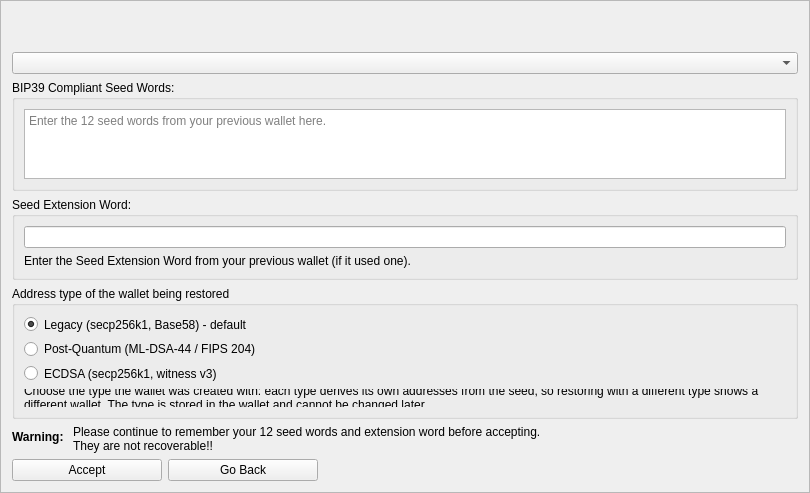
<?xml version="1.0" encoding="UTF-8"?>
<ui version="4.0">
 <class>MnemonicDialog3</class>
 <widget class="QFrame" name="MnemonicDialog3">
  <property name="geometry">
   <rect>
    <x>0</x>
    <y>0</y>
    <width>810</width>
    <height>436</height>
   </rect>
  </property>
  <property name="windowTitle">
   <string>Previous HD Wallet Re-creation</string>
  </property>
  <property name="frameShape">
   <enum>QFrame::StyledPanel</enum>
  </property>
  <property name="frameShadow">
   <enum>QFrame::Raised</enum>
  </property>
  <layout class="QVBoxLayout" name="verticalLayout">
   <item>
    <widget class="QLabel" name="lblHelp">
     <property name="palette">
      <palette>
       <active>
        <colorrole role="WindowText">
         <brush brushstyle="SolidPattern">
          <color alpha="255">
           <red>239</red>
           <green>41</green>
           <blue>41</blue>
          </color>
         </brush>
        </colorrole>
        <colorrole role="Text">
         <brush brushstyle="SolidPattern">
          <color alpha="255">
           <red>239</red>
           <green>41</green>
           <blue>41</blue>
          </color>
         </brush>
        </colorrole>
        <colorrole role="ButtonText">
         <brush brushstyle="SolidPattern">
          <color alpha="255">
           <red>239</red>
           <green>41</green>
           <blue>41</blue>
          </color>
         </brush>
        </colorrole>
       </active>
       <inactive>
        <colorrole role="WindowText">
         <brush brushstyle="SolidPattern">
          <color alpha="255">
           <red>239</red>
           <green>41</green>
           <blue>41</blue>
          </color>
         </brush>
        </colorrole>
        <colorrole role="Text">
         <brush brushstyle="SolidPattern">
          <color alpha="255">
           <red>239</red>
           <green>41</green>
           <blue>41</blue>
          </color>
         </brush>
        </colorrole>
        <colorrole role="ButtonText">
         <brush brushstyle="SolidPattern">
          <color alpha="255">
           <red>239</red>
           <green>41</green>
           <blue>41</blue>
          </color>
         </brush>
        </colorrole>
       </inactive>
       <disabled>
        <colorrole role="WindowText">
         <brush brushstyle="SolidPattern">
          <color alpha="255">
           <red>190</red>
           <green>190</green>
           <blue>190</blue>
          </color>
         </brush>
        </colorrole>
        <colorrole role="Text">
         <brush brushstyle="SolidPattern">
          <color alpha="255">
           <red>190</red>
           <green>190</green>
           <blue>190</blue>
          </color>
         </brush>
        </colorrole>
        <colorrole role="ButtonText">
         <brush brushstyle="SolidPattern">
          <color alpha="255">
           <red>190</red>
           <green>190</green>
           <blue>190</blue>
          </color>
         </brush>
        </colorrole>
       </disabled>
      </palette>
     </property>
     <property name="text">
      <string/>
     </property>
    </widget>
   </item>   
   <item><widget class="QLabel" name="lblWarningJapanese">
     <property name="palette">
      <palette>
       <active>
        <colorrole role="WindowText">
         <brush brushstyle="SolidPattern">
          <color alpha="255">
           <red>239</red>
           <green>41</green>
           <blue>41</blue>
          </color>
         </brush>
        </colorrole>
        <colorrole role="Text">
         <brush brushstyle="SolidPattern">
          <color alpha="255">
           <red>239</red>
           <green>41</green>
           <blue>41</blue>
          </color>
         </brush>
        </colorrole>
        <colorrole role="ButtonText">
         <brush brushstyle="SolidPattern">
          <color alpha="255">
           <red>239</red>
           <green>41</green>
           <blue>41</blue>
          </color>
         </brush>
        </colorrole>
       </active>
       <inactive>
        <colorrole role="WindowText">
         <brush brushstyle="SolidPattern">
          <color alpha="255">
           <red>239</red>
           <green>41</green>
           <blue>41</blue>
          </color>
         </brush>
        </colorrole>
        <colorrole role="Text">
         <brush brushstyle="SolidPattern">
          <color alpha="255">
           <red>239</red>
           <green>41</green>
           <blue>41</blue>
          </color>
         </brush>
        </colorrole>
        <colorrole role="ButtonText">
         <brush brushstyle="SolidPattern">
          <color alpha="255">
           <red>239</red>
           <green>41</green>
           <blue>41</blue>
          </color>
         </brush>
        </colorrole>
       </inactive>
       <disabled>
        <colorrole role="WindowText">
         <brush brushstyle="SolidPattern">
          <color alpha="255">
           <red>190</red>
           <green>190</green>
           <blue>190</blue>
          </color>
         </brush>
        </colorrole>
        <colorrole role="Text">
         <brush brushstyle="SolidPattern">
          <color alpha="255">
           <red>190</red>
           <green>190</green>
           <blue>190</blue>
          </color>
         </brush>
        </colorrole>
        <colorrole role="ButtonText">
         <brush brushstyle="SolidPattern">
          <color alpha="255">
           <red>190</red>
           <green>190</green>
           <blue>190</blue>
          </color>
         </brush>
        </colorrole>
       </disabled>
      </palette>
     </property>
     <property name="text">
      <string/>
     </property>
    </widget>
   </item> 
   <item>     
    <widget class="QComboBox" name="languageSeedWords"/>
   </item>
   <item>
    <widget class="QGroupBox" name="groupBox">
     <property name="title">
      <string>BIP39 Compliant Seed Words:</string>
     </property>
     <layout class="QGridLayout" name="gridLayout_3">
      <item row="0" column="0">
       <widget class="QPlainTextEdit" name="seedwordsEdit">
        <property name="readOnly">
         <bool>false</bool>
        </property>
        <property name="placeholderText">
         <string>Enter the 12 seed words from your previous wallet here.</string>
        </property>
       </widget>
      </item>
     </layout>
    </widget>
   </item>
   <item>
    <spacer name="verticalSpacer">
     <property name="orientation">
      <enum>Qt::Vertical</enum>
     </property>
     <property name="sizeHint" stdset="0">
      <size>
       <width>20</width>
       <height>10</height>
      </size>
     </property>
    </spacer>
   </item>
   <item>
    <widget class="QGroupBox" name="groupBox_2">
     <property name="title">
      <string>Seed Extension Word:</string>
     </property>
     <layout class="QVBoxLayout" name="verticalLayout_2">
      <item>
       <widget class="QLineEdit" name="passphraseEdit">
        <property name="toolTip">
         <string>The Seed Extension Word is like adding a password to your randomly generated seed phrase. If someone finds your written 12 word seed phrase, but you’ve chosen to use a Seed Extension Word, they will not be able to access your wallet.</string>
        </property>
       </widget>
      </item>
      <item>
       <widget class="QLabel" name="passwordLabel">
        <property name="text">
         <string>Enter the Seed Extension Word from your previous wallet (if it used one).</string>
        </property>
       </widget>
      </item>
     </layout>
    </widget>
   </item>
   <item>
    <spacer name="verticalSpacer_4">
     <property name="orientation">
      <enum>Qt::Vertical</enum>
     </property>
     <property name="sizeHint" stdset="0">
      <size>
       <width>20</width>
       <height>40</height>
      </size>
     </property>
    </spacer>
   </item>
   <item>
    <widget class="QGroupBox" name="addressTypeGroup">
     <property name="title">
      <string>Address type of the wallet being restored</string>
     </property>
     <layout class="QVBoxLayout" name="addressTypeLayout">
      <item>
       <widget class="QRadioButton" name="addressTypeLegacyRadio">
        <property name="toolTip">
         <string>Classic Base58 addresses, available from the start of the chain.</string>
        </property>
        <property name="text">
         <string>Legacy (secp256k1, Base58) - default</string>
        </property>
        <property name="checked">
         <bool>true</bool>
        </property>
       </widget>
      </item>
      <item>
       <widget class="QRadioButton" name="addressTypePQRadio">
        <property name="toolTip">
         <string>Quantum-resistant signatures with ML-DSA-44 (FIPS 204): strict post-quantum witness v2 addresses.</string>
        </property>
        <property name="text">
         <string>Post-Quantum (ML-DSA-44 / FIPS 204)</string>
        </property>
       </widget>
      </item>
      <item>
       <widget class="QRadioButton" name="addressTypeEcdsaRadio">
        <property name="toolTip">
         <string>Standard secp256k1 signatures with strict ECDSA witness v3 addresses. This wallet never hands out Legacy addresses.</string>
        </property>
        <property name="text">
         <string>ECDSA (secp256k1, witness v3)</string>
        </property>
       </widget>
      </item>
      <item>
       <widget class="QLabel" name="addressTypeNote">
        <property name="text">
         <string>Choose the type the wallet was created with: each type derives its own addresses from the seed, so restoring with a different type shows a different wallet. The type is stored in the wallet and cannot be changed later.</string>
        </property>
        <property name="wordWrap">
         <bool>true</bool>
        </property>
       </widget>
      </item>
     </layout>
    </widget>
   </item>
   <item>
    <layout class="QFormLayout" name="mnemonicLayout">
     <item row="1" column="0">
      <widget class="QLabel" name="label_3">
       <property name="font">
        <font>
         <weight>75</weight>
         <bold>true</bold>
        </font>
       </property>
       <property name="text">
        <string>Warning: </string>
       </property>
      </widget>
     </item>
     <item row="1" column="1">
      <widget class="QLabel" name="label_2">
       <property name="text">
        <string>Please continue to remember your 12 seed words and extension word before accepting.
They are not recoverable!!</string>
       </property>
      </widget>
     </item>
    </layout>
   </item>
   <item>
    <layout class="QHBoxLayout" name="horizontalLayout_2">
     <item>
      <widget class="QPushButton" name="acceptButton">
       <property name="minimumSize">
        <size>
         <width>150</width>
         <height>0</height>
        </size>
       </property>
       <property name="maximumSize">
        <size>
         <width>150</width>
         <height>16777215</height>
        </size>
       </property>
       <property name="text">
        <string>Accept</string>
       </property>
       <property name="autoDefault">
        <bool>false</bool>
       </property>
      </widget>
     </item>
     <item>
      <widget class="QPushButton" name="backButton">
       <property name="minimumSize">
        <size>
         <width>150</width>
         <height>0</height>
        </size>
       </property>
       <property name="maximumSize">
        <size>
         <width>150</width>
         <height>16777215</height>
        </size>
       </property>
       <property name="text">
        <string>Go Back</string>
       </property>
      </widget>
     </item>
     <item>
      <spacer name="horizontalSpacer">
       <property name="orientation">
        <enum>Qt::Horizontal</enum>
       </property>
       <property name="sizeHint" stdset="0">
        <size>
         <width>40</width>
         <height>20</height>
        </size>
       </property>
      </spacer>
     </item>
    </layout>
   </item>
  </layout>
 </widget>
 <resources/>
 <connections/>
</ui>
